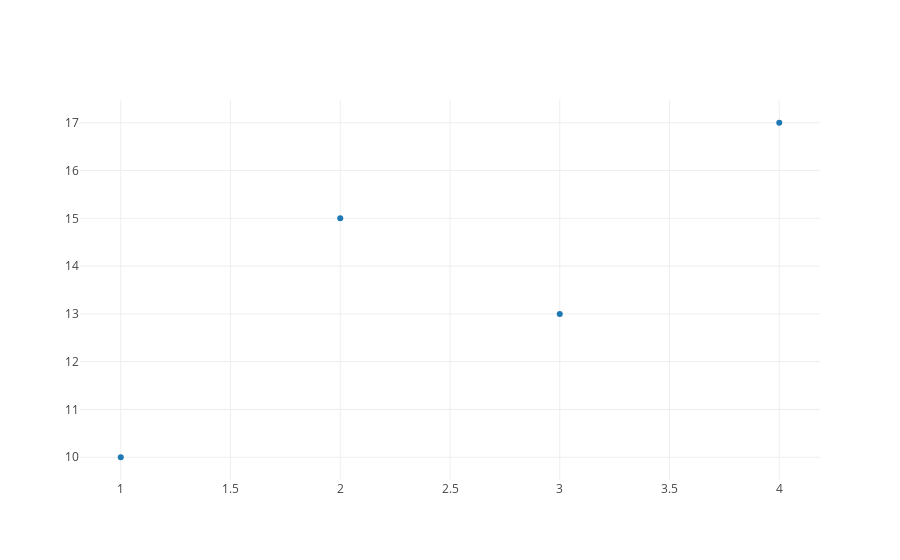

The notebook cell this image was saved under:
### Code cell
trace = go.Scatter(
    x = [1,2,3,4],
    y = [10,15,13,17],
    mode = 'markers'
)
data = [trace]
iplot(data,filename = 'basic-line')

### Figure 1 — Plotly figure (JSON) as saved in the notebook; plotly's stock layout.template omitted (floating-point values rounded to 4 significant figures)
{"data": [{"mode": "markers", "type": "scatter", "x": [1, 2, 3, 4], "y": [10, 15, 13, 17]}], "layout": {}}
